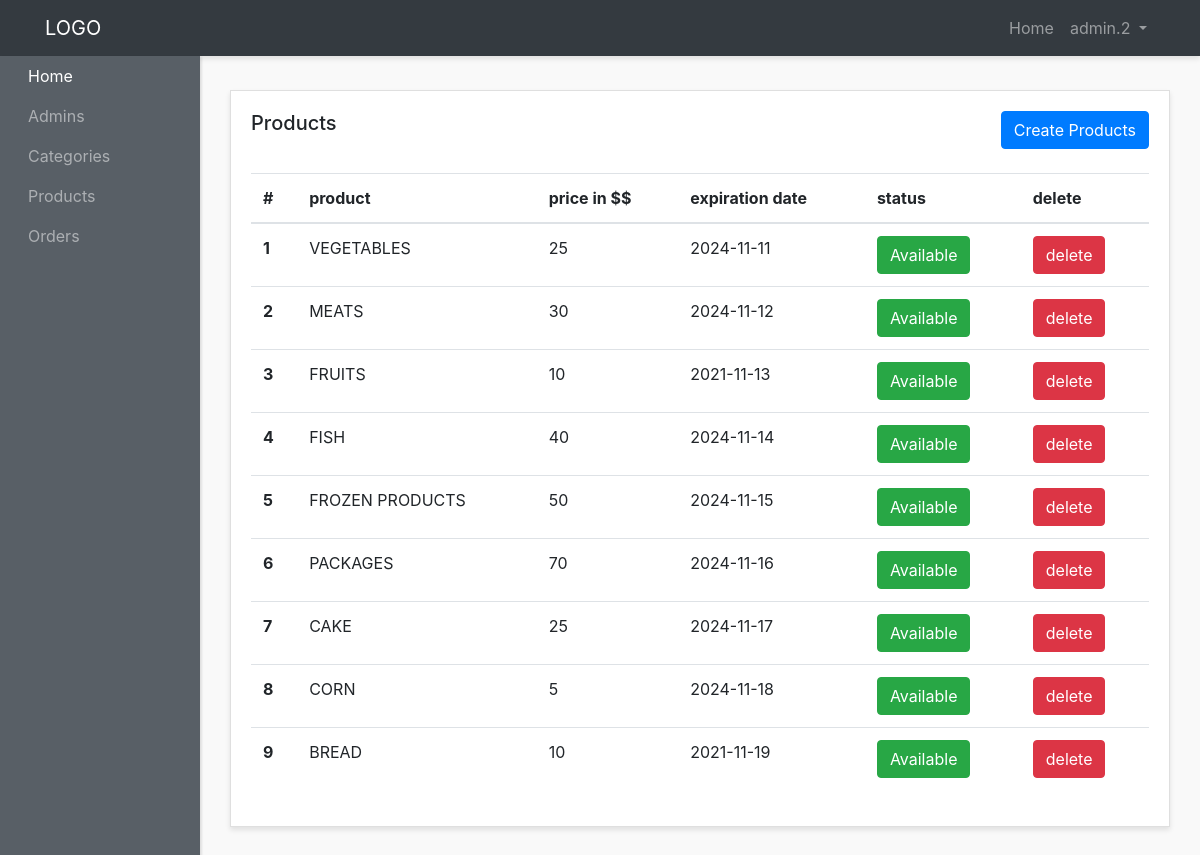
The app's page /admin-panel/products-admins/show-products.php (signed in) with its own data.
### tables this page shows
CREATE TABLE `products` (
  `id` int(3) NOT NULL,
  `Title` text NOT NULL,
  `description` text NOT NULL,
  `price` varchar(10) NOT NULL,
  `quantity` int(3) NOT NULL DEFAULT 1,
  `image` varchar(200) NOT NULL,
  `exp_date` varchar(200) NOT NULL,
  `category_id` int(3) NOT NULL,
  `status` int(1) NOT NULL DEFAULT 1,
  `created_at` timestamp NOT NULL DEFAULT current_timestamp()
);

### admin-panel/products-admins/show-products.php (the view, shortened to what this page needs)
<?php require "../layouts/header.php" ?>
<?php require "../../config/config.php" ?>
<?php
    $products = $conn->query("SELECT * FROM products");
    $products->execute();
    $allproducts= $products->fetchAll(PDO::FETCH_OBJ);
?>
<div class="row">
    <div class="col">
        <div class="card">
            <div class="card-body">
                <h5 class="card-title mb-4 d-inline">Products</h5>
                <a href="<?php echo ADMINURL; ?>/products-admins/create-products.php"
                    class="btn btn-primary mb-4 text-center float-right">Create
                    Products</a>
                <table class="table">
                    <thead>
                        <tr>
                            <th scope="col">#</th>
                            <th scope="col">product</th>
                            <th scope="col">price in $$</th>
                            <th scope="col">expiration date</th>
                            <th scope="col">status</th>
                            <th scope="col">delete</th>
                        </tr>
                    </thead>
                    <tbody>
                        <?php foreach($allproducts as $product) : ?>
                        <tr>
                            <th scope="row"><?php echo  $product->id; ?></th>
                            <td><?php echo  $product->Title; ?></td>
                            <td><?php echo  $product->price; ?></td>
                            <td><?php echo  $product->exp_date; ?></td>
                            <?php if($product->status == 0) : ?>
                            <td><a href="<?php echo  ADMINURL; ?>/products-admins/status.php?id=<?php echo $product->id; ?>&status=<?php echo  $product->status; ?>"
                                    class="btn btn-danger  text-center ">Unavailable</a>
                            </td>
                            <?php else: ?>
                            <td><a href="<?php echo  ADMINURL; ?>/products-admins/status.php?id=<?php echo $product->id; ?>&status=<?php echo  $product->status; ?>"
                                    class="btn btn-success  text-center ">Available</a>
                            </td>
                            <?php endif; ?>
                            <td><a href="<?php echo  ADMINURL; ?>/products-admins/delete-products.php?id=<?php echo $product->id; ?>"
                                    class="btn btn-danger  text-center ">delete</a></td>
                        </tr>
                        <?php endforeach; ?>
                    </tbody>
                </table>
            </div>
        </div>
    </div>
</div>
<?php require "../layouts/footer.php" ?>

### admin-panel/styles/style.css (style rules this page uses)
body { background:#f9f9f9; }
.card { margin-bottom: 15px; border-radius:0; box-shadow: 0 3px 5px rgba(0,0,0,.1); }

### records on screen
products: id "1", Title "VEGETABLES", price "25", exp_date "2024-11-11"
products: id "2", Title "MEATS", price "30", exp_date "2024-11-12"
products: id "3", Title "FRUITS", price "10", exp_date "2021-11-13"
products: id "4", Title "FISH", price "40", exp_date "2024-11-14"
products: id "5", Title "FROZEN PRODUCTS", price "50", exp_date "2024-11-15"
products: id "6", Title "PACKAGES", price "70", exp_date "2024-11-16"
products: id "7", Title "CAKE", price "25", exp_date "2024-11-17"
products: id "8", Title "CORN", price "5", exp_date "2024-11-18"
products: id "9", Title "BREAD", price "10", exp_date "2021-11-19"

### other values on screen
$_SESSION['adminname'] "admin.2"
